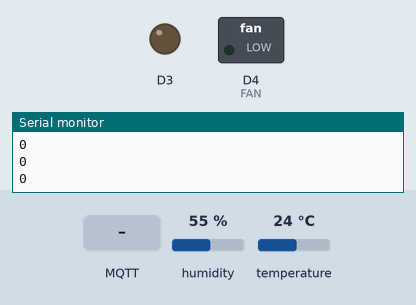
This sketch was run on a simulated ESP8266 (NodeMCU). On the bench: switched loads named in the sketch (green lamp = pin HIGH), output pins drawn as LEDs (lit = HIGH), the last lines printed to the serial monitor. Inputs (shaded band) come from the test bench; at power-on: humidity 55 %, temperature 24 °C. No MQTT or app messages arrive unless stated; not simulated (calls return 0 or success): credentials.h; names the files do not define were given values by the test bench: BROKER_PORT = 1883.

Above: at 2.8 s.
2.9 s: MQTT message "90" arrives on the first subscribed topic
At 4.1 s:
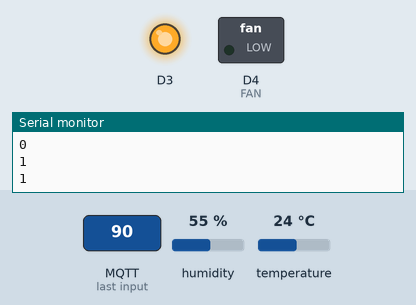
4.5 s: MQTT message "1" arrives on the second subscribed topic
At 5.9 s:
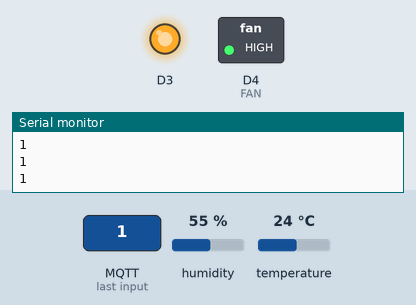
6.5 s: MQTT message "1" arrives on the first subscribed topic
At 7.6 s:
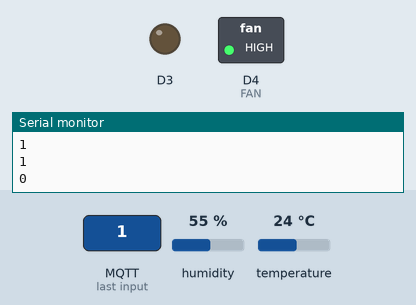
8.5 s: MQTT message "200" arrives on the first subscribed topic
At 9.4 s:
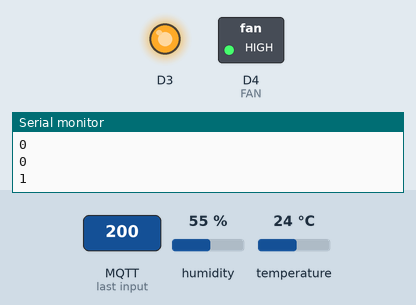
10.5 s: MQTT message "0" arrives on the first subscribed topic
At 12.3 s:
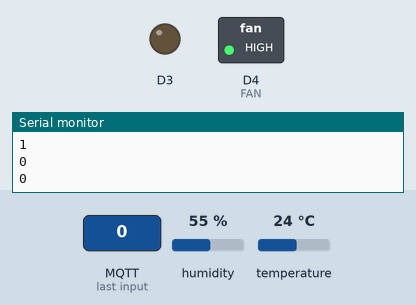
Timing chart, 0 to 13.5 s (numbered marks = the images above; inputs shaded):
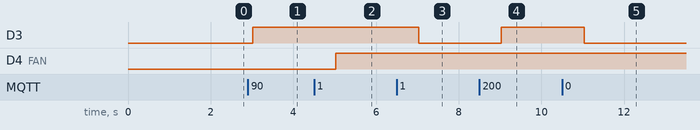

The sketch:

MQTT_Heat.ino
```cpp
#include "DHT.h"
#include "EspMQTTClient.h"
#include "credentials.h"

#define LED D3
#define FAN D4
#define DHTPIN D1
#define DHTTYPE DHT22

DHT dht(DHTPIN, DHTTYPE);

EspMQTTClient client(
  SSIDD,
  PASSWORD,
  BROKER_IP,
  CLIENT_NAME,
  BROKER_PORT
);

String UserHeatTopic = "Heat/UserChage";
String TempReadTopic = "Heat/TemperatureRead";
String HumidReadTopic = "Heat/HumidityRead";

String UserFanTopic = "Heat/UserFanTemp";
String FanStateTopic = "Heat/FanState";
String HeatStateTopic = "Heat/HeatState";

float Temp;
float Humid;
String TempChoice;

int Flag = 0;
int FanFlag = 0;

void setup() {
  Serial.begin(115200);
  pinMode(D3,OUTPUT);
  pinMode(FAN, OUTPUT);
  dht.begin();
  client.enableDebuggingMessages();
  client.enableHTTPWebUpdater();
}

void onConnectionEstablished()
{
  client.subscribe(UserHeatTopic, [](const String & UserTemp){
  HeatControl(UserTemp);
  });

  client.subscribe(FanStateTopic, [](const String & State){
  FanStateFunc(State);
  });

  client.subscribe(HeatStateTopic, [](const String & HeatState){
  HeatStateFunc(HeatState);
  });

  client.subscribe(FanStateTopic, [](const String & State){
  FanStateFunc(State);
  });

  client.subscribe(testtopic, [](const String & payload){
  Serial.println(payload);
  });
}


void loop() {
  client.loop();
  Temp = dht.readTemperature();
  Humid = dht.readHumidity();

  client.publish(TempReadTopic,String(Temp,DEC));
  client.publish(HumidReadTopic,String(Humid,DEC));
  Serial.println(Flag);
  delay(1000);
}

void HeatStateFunc(String HeatState)
{
  if(HeatState == "1")
  {
    //Flag = 1;
    digitalWrite(D3,HIGH);
  }
  else if(HeatState == "0")
  {
    //Flag = 0;
    digitalWrite(D3,LOW);
  }
}

void HeatControl(String UserTemp)
{
  if(UserTemp.toInt() > Temp)
    {
       Flag = 1;
       digitalWrite(D3,HIGH);
    }else{
       Flag = 0;
       digitalWrite(D3,LOW);
    }
}

void FanStateFunc(String State)
{
  if(State == "1")
  {
     FanFlag = 1;
     digitalWrite(FAN,HIGH);
  }else if(State == "0")
  {
     FanFlag = 0;
     digitalWrite(FAN,LOW);
  }
}
void FanControl(String UserFanTemp)
{
  if(UserFanTemp.toInt() <= Temp)
    {
    //  client.publish(FanStateFunc, "1");
      FanFlag = 1;
      digitalWrite(FAN,HIGH);
    }else{
      // client.publish(FanStateFunc, "0");
       FanFlag = 0;
       digitalWrite(FAN,LOW);
    }
}
```

Measured:
- after the input at 2.9 s, D3: LOW → HIGH after 0.12 s
- after the input at 4.5 s, D4 (FAN): LOW → HIGH after 0.52 s
- after the input at 6.5 s, D3: HIGH → LOW after 0.53 s
- after the input at 8.5 s, D3: LOW → HIGH after 0.53 s
- after the input at 10.5 s, D3: HIGH → LOW after 0.54 s
